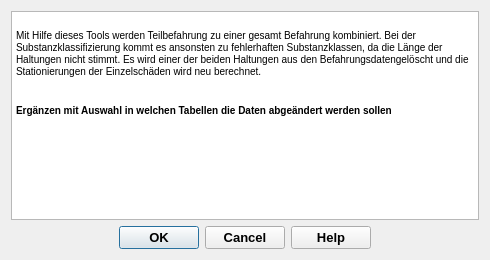
<?xml version="1.0" encoding="UTF-8"?>
<ui version="4.0">
 <class>filepathDialogBase</class>
 <widget class="QDialog" name="filepathDialogBase">
  <property name="geometry">
   <rect>
    <x>0</x>
    <y>0</y>
    <width>490</width>
    <height>260</height>
   </rect>
  </property>
  <property name="minimumSize">
   <size>
    <width>490</width>
    <height>260</height>
   </size>
  </property>
  <property name="font">
   <font>
    <family>Tahoma</family>
   </font>
  </property>
  <property name="windowTitle">
   <string>Dateipfad</string>
  </property>
  <property name="windowIcon">
   <iconset>
    <normaloff>../../QKan.png</normaloff>../../QKan.png</iconset>
  </property>
  <layout class="QVBoxLayout" name="verticalLayout">
   <item>
    <widget class="QTextEdit" name="textEdit">
     <property name="html">
      <string>&lt;!DOCTYPE HTML PUBLIC &quot;-//W3C//DTD HTML 4.0//EN&quot; &quot;http://www.w3.org/TR/REC-html40/strict.dtd&quot;&gt;
&lt;html&gt;&lt;head&gt;&lt;meta name=&quot;qrichtext&quot; content=&quot;1&quot; /&gt;&lt;style type=&quot;text/css&quot;&gt;
p, li { white-space: pre-wrap; }
&lt;/style&gt;&lt;/head&gt;&lt;body style=&quot; font-family:'Tahoma'; font-size:7.8pt; font-weight:400; font-style:normal;&quot;&gt;
&lt;p style=&quot;-qt-paragraph-type:empty; margin-top:0px; margin-bottom:0px; margin-left:0px; margin-right:0px; -qt-block-indent:0; text-indent:0px;&quot;&gt;&lt;br /&gt;&lt;/p&gt;
&lt;p style=&quot; margin-top:0px; margin-bottom:0px; margin-left:0px; margin-right:0px; -qt-block-indent:0; text-indent:0px;&quot;&gt;Mit Hilfe dieses Tools werden Teilbefahrung zu einer gesamt Befahrung kombiniert. Bei der Substanzklassifizierung kommt es ansonsten zu fehlerhaften Substanzklassen, da die Länge der Haltungen nicht stimmt. Es wird einer der beiden Haltungen aus den Befahrungsdatengelöscht und die Stationierungen der Einzelschäden wird neu berechnet.&lt;/p&gt;
&lt;p style=&quot;-qt-paragraph-type:empty; margin-top:0px; margin-bottom:0px; margin-left:0px; margin-right:0px; -qt-block-indent:0; text-indent:0px;&quot;&gt;&lt;br /&gt;&lt;/p&gt;
&lt;p style=&quot;-qt-paragraph-type:empty; margin-top:0px; margin-bottom:0px; margin-left:0px; margin-right:0px; -qt-block-indent:0; text-indent:0px;&quot;&gt;&lt;br /&gt;&lt;/p&gt;
&lt;p style=&quot; margin-top:0px; margin-bottom:0px; margin-left:0px; margin-right:0px; -qt-block-indent:0; text-indent:0px;&quot;&gt;&lt;span style=&quot; font-weight:600;&quot;&gt;Ergänzen mit Auswahl in welchen Tabellen die Daten abgeändert werden sollen &lt;/span&gt;&lt;/p&gt;&lt;/body&gt;&lt;/html&gt;</string>
     </property>
    </widget>
   </item>
   <item>
    <widget class="QDialogButtonBox" name="button_box">
     <property name="font">
      <font>
       <family>Tahoma</family>
       <pointsize>10</pointsize>
       <weight>75</weight>
       <bold>true</bold>
      </font>
     </property>
     <property name="toolTip">
      <string>&lt;html&gt;&lt;head/&gt;&lt;body&gt;&lt;p&gt;Datenimport starten ...&lt;/p&gt;&lt;/body&gt;&lt;/html&gt;</string>
     </property>
     <property name="orientation">
      <enum>Qt::Horizontal</enum>
     </property>
     <property name="standardButtons">
      <set>QDialogButtonBox::Cancel|QDialogButtonBox::Help|QDialogButtonBox::Ok</set>
     </property>
     <property name="centerButtons">
      <bool>true</bool>
     </property>
    </widget>
   </item>
  </layout>
 </widget>
 <resources/>
 <connections>
  <connection>
   <sender>button_box</sender>
   <signal>accepted()</signal>
   <receiver>filepathDialogBase</receiver>
   <slot>accept()</slot>
   <hints>
    <hint type="sourcelabel">
     <x>262</x>
     <y>339</y>
    </hint>
    <hint type="destinationlabel">
     <x>262</x>
     <y>180</y>
    </hint>
   </hints>
  </connection>
  <connection>
   <sender>button_box</sender>
   <signal>rejected()</signal>
   <receiver>filepathDialogBase</receiver>
   <slot>reject()</slot>
   <hints>
    <hint type="sourcelabel">
     <x>262</x>
     <y>339</y>
    </hint>
    <hint type="destinationlabel">
     <x>262</x>
     <y>180</y>
    </hint>
   </hints>
  </connection>
 </connections>
</ui>
